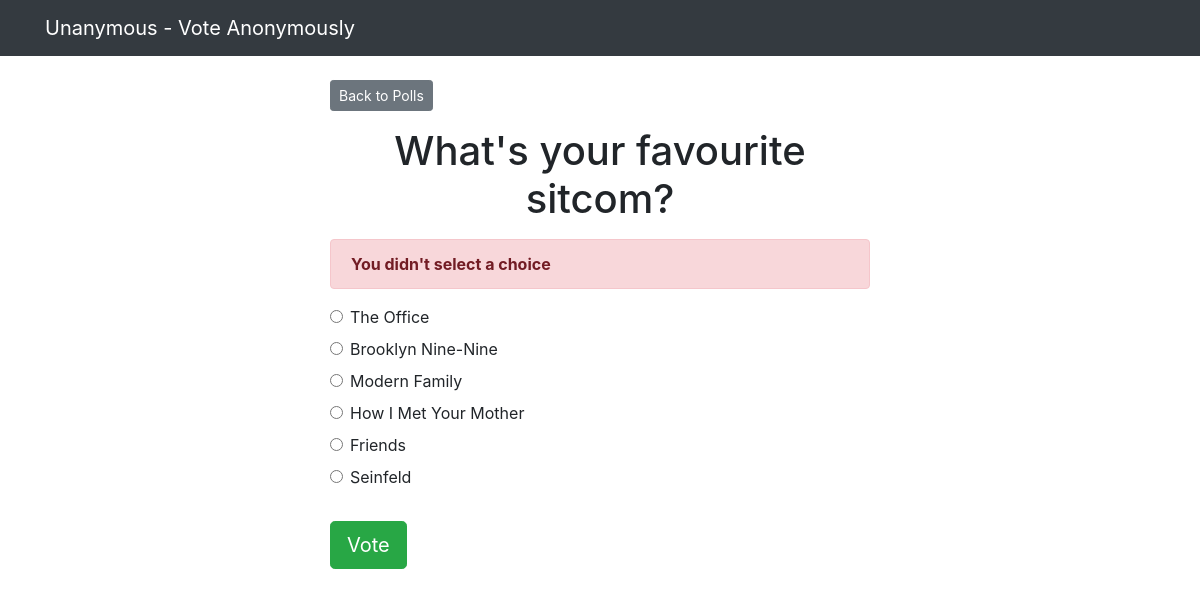
/polls/3/vote/, run on the app's committed database.
### polls/models.py (models this page shows, shortened)
class Question(models.Model):
    question_text = models.CharField(max_length=256)
    published_on = models.DateTimeField('date published')

class Choice(models.Model):
    question = models.ForeignKey(Question, on_delete=models.CASCADE)
    choice_text = models.CharField(max_length=200)
    votes = models.IntegerField(default=0)

### polls/views.py (the view)
# urls.py: path('<int:question_id>/vote/', views.vote, name='vote'),
def vote(request, question_id):
    question = get_object_or_404(Question, pk=question_id)
    try:
        selected_choice = question.choice_set.get(pk=request.POST['choice'])
    except (KeyError, Choice.DoesNotExist):
        return render(request, 'polls/detail.html', {
            'question': question,
            'error_message': "You didn't select a choice",
        })
    else:
        selected_choice.votes += 1
        selected_choice.save()
        return HttpResponseRedirect(reverse('polls:results', args=(question.id,)))

### templates/polls/detail.html
{% extends 'base.html' %} {% block content %}
<a href="" class="btn btn-secondary btn-sm mb-3" href="{% url 'polls:index' %}"
  >Back to Polls</a
>
<h1 class="text-center mb-3">{{ question.question_text }}</h1>
{% if error_message %}
<p class="alert alert-danger">
  <strong>{{ error_message }}</strong>
</p>
{% endif %}
<form action="{% url 'polls:vote' question.id %}" method="post">
  {% csrf_token %} {% for choice in question.choice_set.all %}
  <div class="form-check">
    <input
      type="radio"
      name="choice"
      class="form-check-input"
      id="choice{{ forloop.counter }}"
      value="{{ choice.id }}"
    />
    <label for="choice{{ forloop.counter }}">{{choice.choice_text}}</label>
  </div>
  {% endfor %}
  <input
    type="submit"
    value="Vote"
    class="btn btn-success btn-lg btn-black mt-4"
  />
</form>
{% endblock %}

### data on the page
Question: question_text "What's your favourite sitcom?"
Choice: choice_text "The Office"
Choice: choice_text "Brooklyn Nine-Nine"
Choice: choice_text "Modern Family"
Choice: choice_text "How I Met Your Mother"
Choice: choice_text "Friends"
Choice: choice_text "Seinfeld"

### other printed values
{{ error_message }} "You didn't select a choice"
